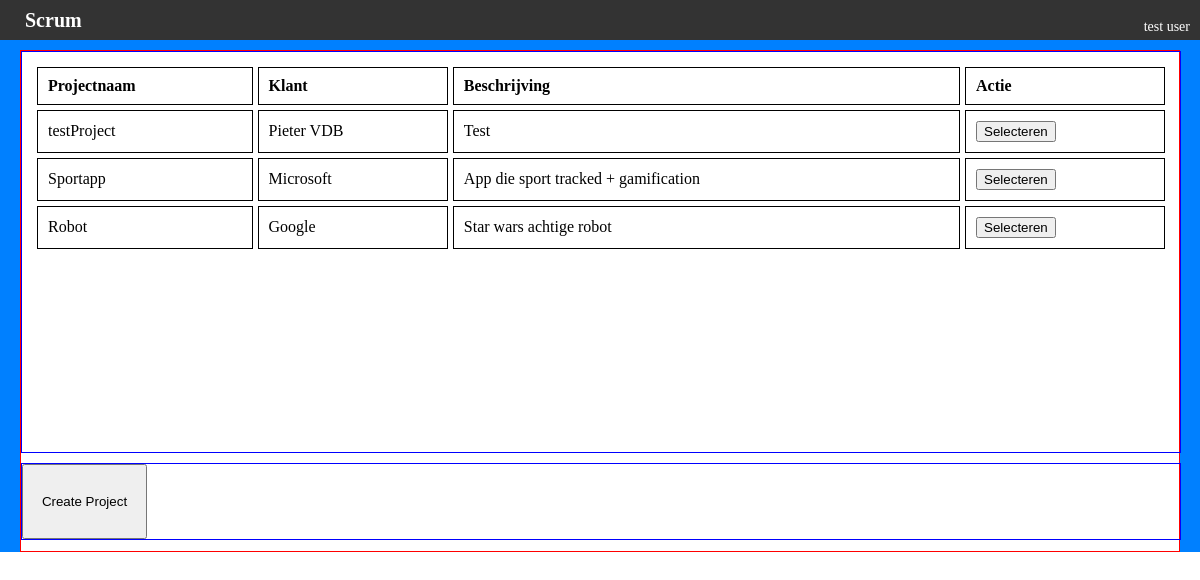
Screenshot of /Home.php (signed in) with the database file from the repository.
### tables this page shows
CREATE TABLE IF NOT EXISTS `project` (
`ID` int(11) NOT NULL,
  `ProjectName` varchar(64) DEFAULT NULL,
  `Customer` int(11) DEFAULT NULL,
  `Description` text,
  `CurrentSprint` tinyint(4) DEFAULT '0',
  `SprintEndDate` datetime DEFAULT NULL
);

CREATE TABLE IF NOT EXISTS `klanten` (
`ID` int(11) NOT NULL,
  `CustomerName` varchar(64) DEFAULT NULL,
  `Street` varchar(64) DEFAULT NULL,
  `Number` int(11) NOT NULL,
  `City` varchar(64) DEFAULT NULL,
  `Email` varchar(64) DEFAULT NULL
);

### Home.php (the view, shortened to what this page needs)
<!DOCTYPE html>
<html>
<head>
	<link href = "reset.css" rel = "stylesheet"/>
	<link href = "Scrum.css" rel = "stylesheet"/>
</head>
<body>
	<div id = "wrapper">
		<?php
			include("Menubar.php");
		?>
		<div id = "main">
			<div id = "ProjectSelect">
				<?php
					$servername = "localhost";
					$username = "root";
					$password = "";
					$DBname = "scrum";
					$link = mysqli_connect($servername, $username, $password, $DBname);
					$query = "SELECT project.ProjectName, klanten.CustomerName, project.Description FROM project
								INNER JOIN klanten
								ON project.Customer = klanten.ID";
					$result = mysqli_query($link, $query);
				?>
				<form method = "post" action = "Dashboard.php" id = "project">
					<table>
						<tr>
							<th>Projectnaam</th>
							<th>Klant</th>
							<th>Beschrijving</th>
							<th>Actie</th>
						</tr>
						<?php
							while($row = mysqli_fetch_assoc($result))
							{
								$pn = $row["ProjectName"];
								echo "<tr>";
									echo "<td>".$pn."</td>";
									echo "<td>".$row["CustomerName"]."</td>";
									echo "<td>".$row["Description"]."</td>";
									echo "<td><button type = 'submit' name = 'SelectProj' value = '".$pn."' id = 'project'>Selecteren</button></td>";
								echo "</tr>";
							}
						?>
					</table>
				</form>
			</div>
			<div id = "ProjectControls">
				<button type = "button" id = "CB" onclick = "ChangePS()">Create Project</button>
			</div>
		</div>
	</div>
</body>
</html>

### Scrum.css (style rules this page uses)
body { background-color: rgb(255,255,255); }
#wrapper { width: 100%; height: 100%; background-color: rgb(0,128,255); }
#main { background-color: white; color: black; margin-top: 10px; margin-bottom: 10px; margin-left: 20px; margin-right: 20px; height: 500px; border: 1px solid red; }
#ProjectSelect { width: 100%; height: 80%; border: 1px solid blue; overflow: scroll; }
#ProjectControls { width: 100%; height: 15%; border: 1px solid blue; margin-top: 10px; }
#CB { width: 125px; height: 75px; }
table { width: 100%; border-spacing: 5px; border-collapse: initial; padding: 10px; }
th { text-align: left; }
th, td { border: 1px solid black; padding: 10px; }

### rows the page displays
project: ProjectName "testProject", klanten.CustomerName "Pieter VDB", Description "Test"
project: ProjectName "Sportapp", klanten.CustomerName "Microsoft", Description "App die sport tracked + gamification"
project: ProjectName "Robot", klanten.CustomerName "Google", Description "Star wars achtige robot"

### other values shown
$_SESSION["userfname"] "test"
$_SESSION["userlname"] "user"
